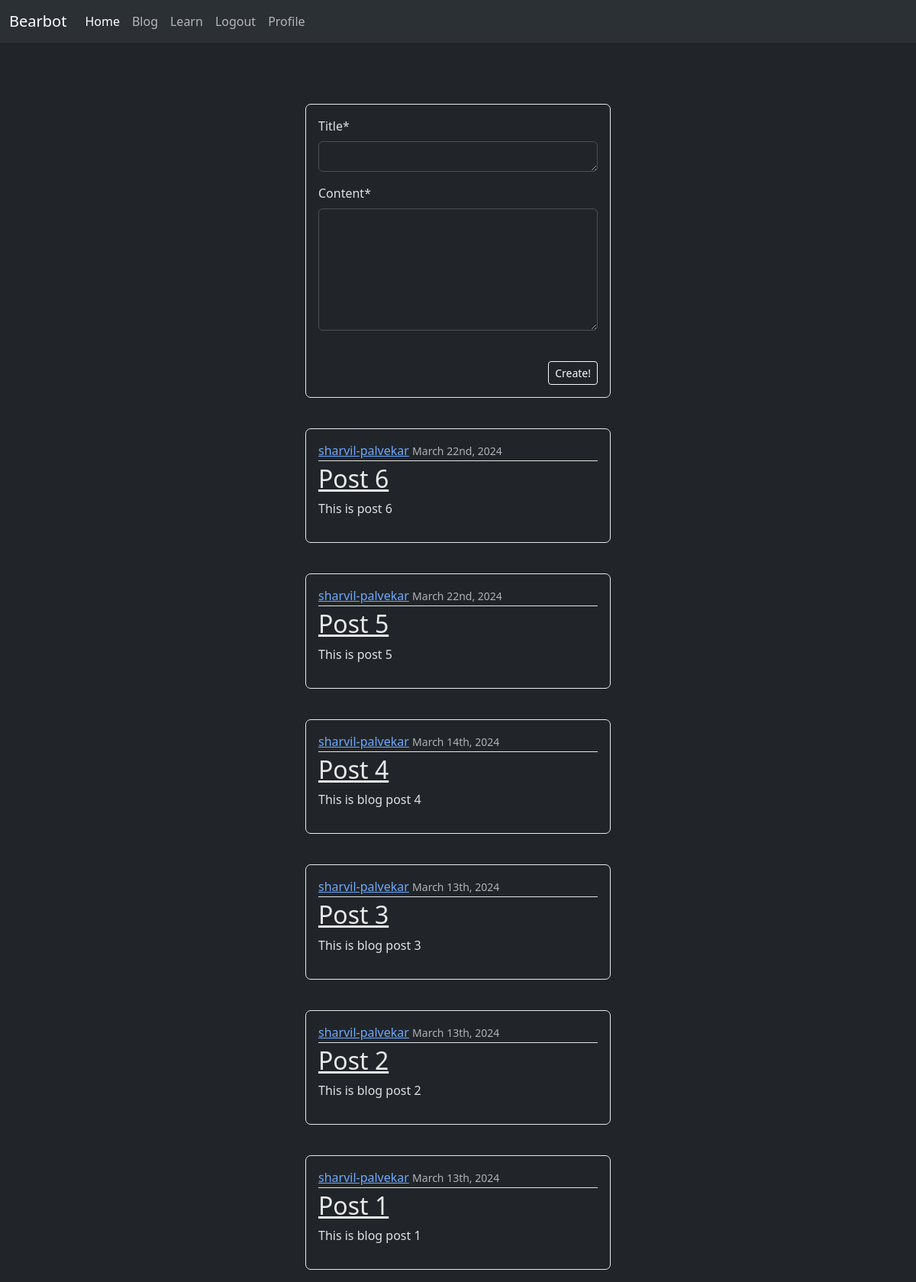
Page /blog/ (signed in) on the committed database.
### blog/models.py (models this page shows, shortened)
class Post(models.Model):
    title = models.TextField(max_length = 10)
    content = models.TextField()
    date_posted = models.DateTimeField(default = timezone.now)
    author = models.ForeignKey(User, on_delete = models.CASCADE )

### blog/views.py (the view)
# urls.py: path('blog/', views.blg, name='blog'),
def blg(request):
    posts = Post.objects.all().order_by('-date_posted')
    if request.method == 'POST':
        form = PostCreationForm(request.POST)
        if form.is_valid():
            post = form.save(commit=False)
            post.author = request.user
            post.save()
            return redirect('blog')
    else:
        form = PostCreationForm()
    return render(request,'blog/blog_home.html', {'posts':posts,'forms':form})

### blog/forms.py
class PostCreationForm(forms.ModelForm):
    class Meta:
        model = Post
        fields = ['title', 'content']

### blog/templates/blog/blog_home.html (shortened to what this page needs)
  {%extends "dashboard/nav.html"%}
{%load static%}
{%load crispy_forms_tags%}
{% block content %}
{%if user.is_authenticated%}
 <article id="ghas" class="media content-section">
  <form method="post" action="{%url 'blog'%}">
        <div class="media-body">
          {{forms|crispy}}
        </div>
        <div id="button" class="d-md-flex justify-content-sm-end" ">
        <button id="but" type=" submit" class="btn btn-outline-light btn-sm"> Create!</button>
      </div>
  </form>
      </article>
{%for post in posts%}
    <article id="gha" class="media content-section">
        <div class="media-body">
          <div class="article-metadata">
            <a class="mr-2" href="{%url 'profile'%}">{{ post.author }}</a>
            <small class="text-muted">{{ post.date_posted | date:"F dS, Y" }}</small>
          </div>
          <h2><a class="article-title" href="#">{{ post.title }}</a></h2>
          <p class="article-content">{{ post.content }}</p>
        </div>
      </article>
{% endfor %}
{%endif%}
{% endblock content %}

### blog/templates/blog/blog_home.html (style rules this page uses)
#gha { margin: 5vh; margin-bottom: 2vh; margin-right: 50vh; margin-left: 50vh; border: 1px solid; border-color: rgb(233, 233, 233, 1.0); border-radius: 7px; padding: 2vh; }
#ghas { margin: 10vh; margin-bottom: 2vh; margin-right: 50vh; margin-left: 50vh; border: 1px solid; border-color: rgb(233, 233, 233, 1.0); border-radius: 7px; padding: 2vh; }
.article-title { color: rgb(233, 233, 233, 1.0); }
.article-content { white-space: pre-line; }
.article-metadata { padding-bottom: 1px; margin-bottom: 4px; border-bottom: 1px solid #e3e3e3 }
#id_title { height: 5vh; }
#id_content { height: 20vh; }
#but { margin-top: 3vh; }

### rows in the picture
Post: author "sharvil-palvekar", date_posted "March 22nd, 2024", title "Post 6", content "This is post 6"
Post: author "sharvil-palvekar", date_posted "March 22nd, 2024", title "Post 5", content "This is post 5"
Post: author "sharvil-palvekar", date_posted "March 14th, 2024", title "Post 4", content "This is blog post 4"
Post: author "sharvil-palvekar", date_posted "March 13th, 2024", title "Post 3", content "This is blog post 3"
Post: author "sharvil-palvekar", date_posted "March 13th, 2024", title "Post 2", content "This is blog post 2"
Post: author "sharvil-palvekar", date_posted "March 13th, 2024", title "Post 1", content "This is blog post 1"
